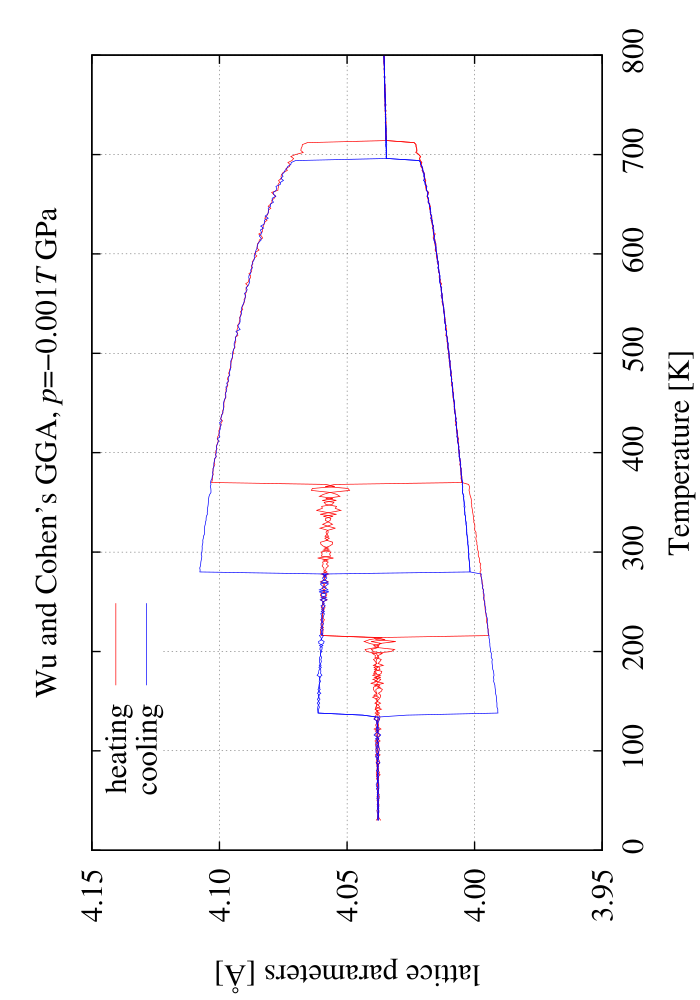

Generate this figure with gnuplot:
#!/usr/bin/env gnuplot
# Time-stamp: <2012-08-28 10:02:51 takeshi>
# Author: Takeshi NISHIMATSU
##
a0=4.01688

set terminal postscript landscape enhanced solid color 'Times-Roman' 22
set encoding iso_8859_1
set xlabel 'Temperature [K]'
set ylabel 'lattice parameters [\305]'
set output 'strain.eps'
set key left
set grid

set title "Wu and Cohen's GGA, {/Times-Italic p}=-0.001{/Times-Italic T} GPa"
set xrange [0:800]
set yrange [3.95:4.15]
set format y "%.2f"

plot 'heating.avg' using 1:(a0*(1+$5)) t 'heating' w l lt 1,\
     'heating.avg' using 1:(a0*(1+$6)) t ''        w l lt 1,\
     'heating.avg' using 1:(a0*(1+$7)) t ''        w l lt 1,\
     'cooling.avg' using 1:(a0*(1+$5)) t 'cooling' w l lt 3,\
     'cooling.avg' using 1:(a0*(1+$6)) t ''        w l lt 3,\
     'cooling.avg' using 1:(a0*(1+$7)) t ''        w l lt 3

set output

!epstopdf.pl strain.eps
#Local variables:
#  compile-command: "gnuplot strain.gp"
#End:
